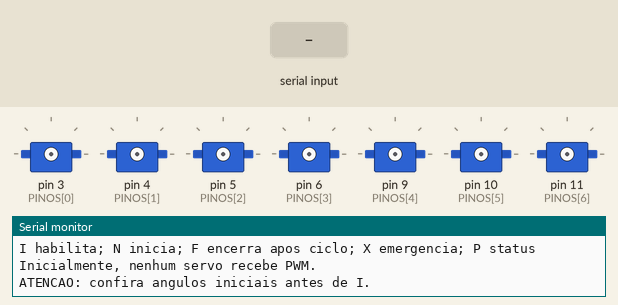
This sketch was run on a simulated Arduino Uno, built with avr-gcc and run on an emulated ATmega328P. On the bench: 7 × servo, the last lines printed to the serial monitor. Inputs (shaded band) come from the test bench.

Above: at 1.3 s.
1.4 s: "I\n" received over Serial
2.9 s: "N\n" received over Serial
At 3.51 s:
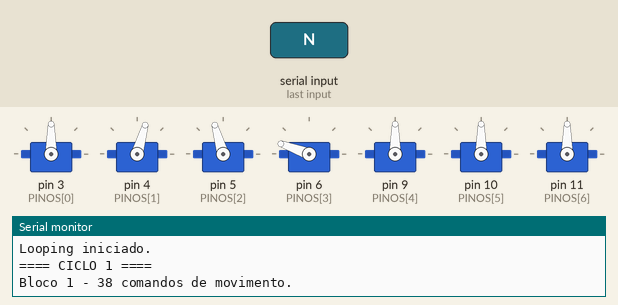
At 4.03 s:
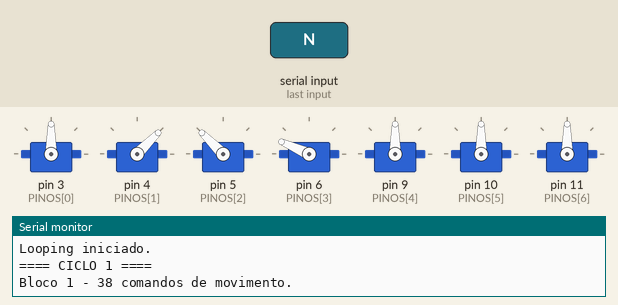
5.9 s: byte 88 ('X') received over Serial
At 5.9 s:
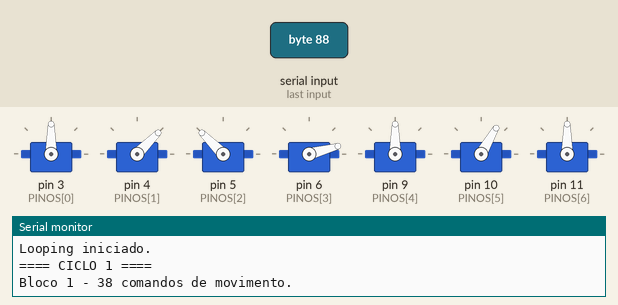
Timing chart, 0 to 8.9 s (numbered marks = the images above; inputs shaded):
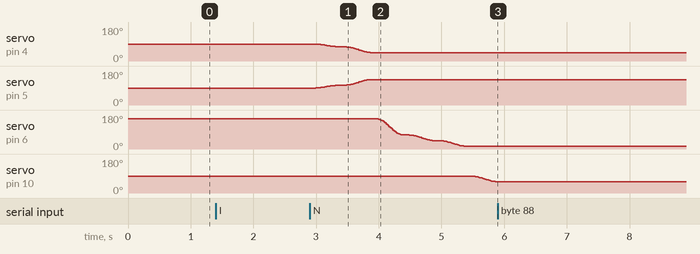

The sketch:

Braco_Robotico_Looping_2_Blocos_Parada_F_UNO.ino
```cpp
/*
  MANIPULADOR ROBOTICO - DOIS BLOCOS EM LOOP - ARDUINO UNO
  Comandos: I habilita; N inicia loop; F solicita parada AO FIM do ciclo
  completo (Bloco 1 + pausa 2 s + Bloco 2). X retira PWM imediatamente
  apenas para contingencia; X nao corta fisicamente a energia.

  Sintaxe dos movimentos reproduz o Teach & Repeat 200 Continuo T500:
  motor 1 base D3; motor 2 ombro duplo D4/D5 invertidos;
  motor 3 cotovelo D6; motor 4 punho vertical D9;
  motor 5 giro mao D10; motor 6 garra D11.
  G75 = destino ABSOLUTO 75 graus; + ou - = 30 graus.
  LIMITES: iguais aos do arquivo Teach & Repeat 200 Continuo T500.
  Movimento fora do limite = BLOQUEADO (tal como o programa de origem).

  T1000, F e E ao fim da lista original sao comandos de configuracao,
  finalizar gravacao e gravar EEPROM, nao movimentos. Logo nao entram
  no roteiro automatico. Movimentos anteriores a T1000 permanecem T500.

  ATENCAO: ZERO[] herdado do codigo de aprendizagem: conferir antes
  de habilitar! O primeiro I pode movimentar se a pose fisica nao coincidir.
  Testar inicialmente sem carga e com area livre; GND comum e chave
  fisica de corte de energia acessivel. Nao e parada de emergencia por F.
*/
#include <Arduino.h>
#include <Servo.h>
#include <avr/pgmspace.h>
#include <string.h>

const uint8_t NG = 6, NS = 7;
const uint8_t PINOS[NS] = {3,4,5,6,9,10,11};
const uint8_t ZERO[NG] = {90,90,160,90,90,90};
const uint8_t MIN_ANG[NG] = {10,0,0,60,60,0};
const uint8_t MAX_ANG[NG] = {170,180,180,120,120,100};
const uint8_t PASSO_GRAUS = 30;
const uint16_t TEMPO_MOVIMENTO = 500; // T500 antes do T1000 final
const unsigned long PAUSA_INTERNA = 2000UL;
const unsigned long PAUSA_ENTRE_CICLOS = 4000UL;

enum Tipo : uint8_t { ABS=0, MAIS=1, MENOS=2 };
struct Passo { uint8_t grupo, tipo, valor; };

const Passo BLOCO_1[] PROGMEM = {
  {1, ABS, 75},
  {1, MENOS, 0},
  {2, ABS, 75},
  {2, MENOS, 0},
  {2, MENOS, 0},
  {4, MENOS, 0},
  {0, MENOS, 0},
  {0, MENOS, 0},
  {5, MENOS, 0},
  {5, MENOS, 0},
  {1, MENOS, 0},
  {2, MAIS, 0},
  {5, MAIS, 0},
  {5, MAIS, 0},
  {4, MENOS, 0},
  {2, MENOS, 0},
  {1, MAIS, 0},
  {0, MAIS, 0},
  {0, MAIS, 0},
  {0, MAIS, 0},
  {0, MAIS, 0},
  {4, MAIS, 0},
  {1, MENOS, 0},
  {4, MENOS, 0},
  {2, MAIS, 0},
  {5, MENOS, 0},
  {5, MENOS, 0},
  {4, MENOS, 0},
  {1, MAIS, 0},
  {0, MENOS, 0},
  {0, MENOS, 0},
  {1, MAIS, 0},
  {1, MAIS, 0},
  {2, MAIS, 0},
  {2, MAIS, 0},
  {4, MAIS, 0},
  {5, MAIS, 0},
  {5, MAIS, 0},
};
const Passo BLOCO_2[] PROGMEM = {
  {1, ABS, 75},
  {1, MENOS, 0},
  {2, ABS, 75},
  {2, MENOS, 0},
  {2, MENOS, 0},
  {4, MENOS, 0},
  {0, MAIS, 0},
  {0, MAIS, 0},
  {5, MENOS, 0},
  {5, MENOS, 0},
  {1, MENOS, 0},
  {2, MAIS, 0},
  {5, MAIS, 0},
  {5, MAIS, 0},
  {4, MENOS, 0},
  {2, MENOS, 0},
  {1, MAIS, 0},
  {0, MENOS, 0},
  {0, MENOS, 0},
  {0, MENOS, 0},
  {0, MENOS, 0},
  {4, MAIS, 0},
  {1, MENOS, 0},
  {4, MENOS, 0},
  {2, MAIS, 0},
  {5, MENOS, 0},
  {5, MENOS, 0},
  {4, MENOS, 0},
  {1, MAIS, 0},
  {0, MAIS, 0},
  {0, MAIS, 0},
  {1, MAIS, 0},
  {1, MAIS, 0},
  {2, MAIS, 0},
  {2, MAIS, 0},
  {4, MAIS, 0},
  {5, MAIS, 0},
  {5, MAIS, 0},
};


const uint8_t TAM_1 = sizeof(BLOCO_1)/sizeof(BLOCO_1[0]);
const uint8_t TAM_2 = sizeof(BLOCO_2)/sizeof(BLOCO_2[0]);

Servo servo[NS];
uint8_t atual[NG];
bool habilitado = false;
bool rodando = false;
bool pararNoFim = false;
bool emergencia = false;
uint32_t numeroCiclos = 0;
char linha[16]; uint8_t posLinha = 0;

void escreverServos(const uint8_t a[NG]) {
  servo[0].write(a[0]);
  servo[1].write(a[1]);
  servo[2].write(180 - a[1]);
  servo[3].write(a[2]);
  servo[4].write(a[3]);
  servo[5].write(a[4]);
  servo[6].write(a[5]);
}

void desligarPWM() {
  for(uint8_t i=0;i<NS;i++) servo[i].detach();
  habilitado = false;
  rodando = false;
}

void habilitar() {
  if(habilitado) {Serial.println(F("Servos ja habilitados."));return;}
  uint8_t inicial[NG]; memcpy(inicial,atual,NG);
  for(uint8_t i=0;i<NS;i++) {
    uint8_t ref = i==2 ? (uint8_t)(180-inicial[1]) :
                  i==0 ? inicial[0] : i==1 ? inicial[1] : inicial[i-1];
    servo[i].write(ref);
    servo[i].attach(PINOS[i]);
  }
  escreverServos(atual);
  habilitado=true;
  Serial.println(F("Habilitado. Envie N para iniciar o looping."));
}

void processarComando(const char* s) {
  if(!strcmp(s,"F")) {
    if(rodando) {
      if(!pararNoFim) Serial.println(F("F recebido: parar APOS concluir os dois blocos deste ciclo."));
      pararNoFim = true;
    } else Serial.println(F("Nao esta em looping."));
  } else if(!strcmp(s,"X")) {
    emergencia = true;
    desligarPWM();
    Serial.println(F("X: PWM desabilitado. Desligue a fonte fisicamente se necessario."));
  } else if(!strcmp(s,"P")) {
    Serial.print(F("Ciclos concluidos: "));Serial.println(numeroCiclos);
    Serial.print(F("Rodando: "));Serial.println(rodando?F("SIM"):F("NAO"));
  } else if(!strcmp(s,"?")) {
    Serial.println(F("I habilita | N looping | F para ao fim do ciclo | X desabilita PWM | P status"));
  } else if(!strcmp(s,"I")) {
    if(!rodando) habilitar();
  } else if(!strcmp(s,"N")) {
    if(rodando) Serial.println(F("Looping ja iniciado."));
    else if(!habilitado) Serial.println(F("Antes envie I."));
    else { rodando=true; pararNoFim=false; emergencia=false; Serial.println(F("Looping iniciado.")); }
  } else if(*s) Serial.println(F("Comando nao reconhecido."));
}

void lerSerial() {
  while(Serial.available()) {
    char c=(char)Serial.read();
    if(c=='\n' || c=='\r') {
      if(posLinha) {
        linha[posLinha]='\0';
        for(uint8_t i=0;i<posLinha;i++) {
          if(linha[i]>='a' && linha[i]<='z') linha[i]-=32;
        }
        processarComando(linha);
        posLinha=0;
      }
    } else if(c=='X'||c=='x') {  // X de emergencia nao precisa ENTER
      posLinha=0;
      emergencia=true;
      desligarPWM();
      Serial.println(F("EMERGENCIA: PWM removido. Desligue fonte fisicamente."));
    } else if(c!=' ' && c!='\t' && posLinha < sizeof(linha)-1) {
      linha[posLinha++]=c;
    }
  }
}

float suave(float t) {
  if(t<0) t=0; if(t>1) t=1;
  return t*t*t*(10.0f+t*(-15.0f+6.0f*t));
}

bool moverUm(uint8_t grupo, uint8_t destino, uint16_t ms) {
  if(!habilitado || emergencia) return false;
  uint8_t origem=atual[grupo];
  if(destino==origem) return true;
  uint8_t pose[NG]; memcpy(pose,atual,NG);
  unsigned long inicio=millis();
  while(true) {
    lerSerial();
    if(emergencia) return false;
    unsigned long dt=millis()-inicio;
    if(dt>ms) dt=ms;
    float ang=origem+((int)destino-(int)origem)*suave((float)dt/(float)ms);
    pose[grupo]=(uint8_t)(ang+0.5f);
    escreverServos(pose);
    if(dt>=ms) break;
    delay(10);
  }
  atual[grupo]=destino;
  escreverServos(atual);
  return true;
}

Passo lerPasso(const Passo* vetor, uint8_t idx) {
  Passo p;
  p.grupo=pgm_read_byte(&vetor[idx].grupo);
  p.tipo=pgm_read_byte(&vetor[idx].tipo);
  p.valor=pgm_read_byte(&vetor[idx].valor);
  return p;
}

bool executarBloco(const Passo* passos, uint8_t quantidade, uint8_t bloco) {
  Serial.print(F("Bloco "));Serial.print(bloco);
  Serial.print(F(" - "));Serial.print(quantidade);Serial.println(F(" comandos de movimento."));
  for(uint8_t i=0;i<quantidade;i++) {
    lerSerial();
    if(emergencia) return false;
    Passo p=lerPasso(passos,i);
    int alvo=(p.tipo==ABS) ? p.valor : ((int)atual[p.grupo]+(p.tipo==MAIS ? PASSO_GRAUS : -PASSO_GRAUS));
    if(alvo<MIN_ANG[p.grupo] || alvo>MAX_ANG[p.grupo]) {
      Serial.print(F("Comando ignorado (limite): bloco "));Serial.print(bloco);
      Serial.print(F(" passo "));Serial.print(i+1);
      Serial.print(F(" motor "));Serial.print(p.grupo+1);
      Serial.print(F(" alvo "));Serial.println(alvo);
      continue;
    }
    if(!moverUm(p.grupo,(uint8_t)alvo,TEMPO_MOVIMENTO)) return false;
  }
  return true;
}

bool aguardar(unsigned long ms) {
  unsigned long inicio=millis();
  while(millis()-inicio < ms) {
    lerSerial();
    if(emergencia) return false;
    delay(10);
  }
  return true;
}

void executarCicloCompleto() {
  if(!rodando || !habilitado) return;
  Serial.print(F("==== CICLO "));Serial.print(numeroCiclos+1);Serial.println(F(" ===="));
  if(!executarBloco(BLOCO_1,TAM_1,1)) return;
  if(!aguardar(PAUSA_INTERNA)) return;
  if(!executarBloco(BLOCO_2,TAM_2,2)) return;
  numeroCiclos++;
  Serial.print(F("Ciclo concluido: "));Serial.println(numeroCiclos);
  lerSerial();
  if(pararNoFim) {
    rodando=false;
    pararNoFim=false;
    Serial.println(F("F cumprido: looping encerrado depois do ciclo completo."));
    Serial.println(F("Servos permanecem sustentando posicao. Envie N para reiniciar."));
    return;
  }
  Serial.println(F("Pausa de 4 segundos ate o proximo ciclo."));
  if(!aguardar(PAUSA_ENTRE_CICLOS)) return;
  if(pararNoFim) {
    rodando=false;
    pararNoFim=false;
    Serial.println(F("F cumprido: ciclo anterior ja concluido. Looping encerrado."));
  }
}

void setup() {
  Serial.begin(9600);
  memcpy(atual,ZERO,NG);
  Serial.println(F("BRACO AUTOMATICO - 2 BLOCOS / LOOPING"));
  Serial.println(F("I habilita; N inicia; F encerra apos ciclo; X emergencia; P status"));
  Serial.println(F("Inicialmente, nenhum servo recebe PWM."));
  Serial.println(F("ATENCAO: confira angulos iniciais antes de I."));
}

void loop() {
  lerSerial();
  if(rodando && habilitado) executarCicloCompleto();
}
```

Measured:
- after the input at 2.9 s, servo on pin 4 (PINOS[1]): moves from 90° to 45° over 0.86 s, starting after 0.10 s; servo on pin 5 (PINOS[2]): moves from 90° to 135° over 0.86 s, starting after 0.10 s
- after the input at 5.9 s, servo on pin 3 (PINOS[0]), servo on pin 11 (PINOS[6]): stops changing and stays 90°; servo on pin 4 (PINOS[1]): stops changing and stays 45°; servo on pin 5 (PINOS[2]): stays 135° (without the input it goes to 136° after 2.1 s); servo on pin 6 (PINOS[3]): stays 15° (without the input it goes to 16° after 2.6 s)
